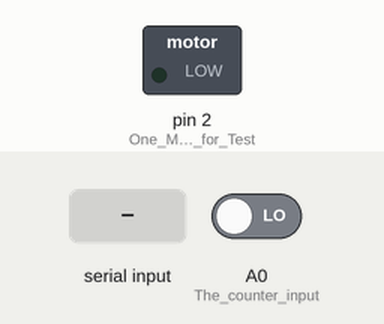
Simulated run of this sketch. Board: Arduino Uno, built with avr-gcc and run on an emulated ATmega328P. Shown: switched loads named in the sketch (green lamp = pin HIGH). Inputs (shaded band) come from the test bench; at power-on: A0 (The_counter_input) LOW. What the sketch prints to the serial monitor is not drawn.

Above: at 1.2 s.
1.3 s: "1" received over Serial
At 2.0 s:
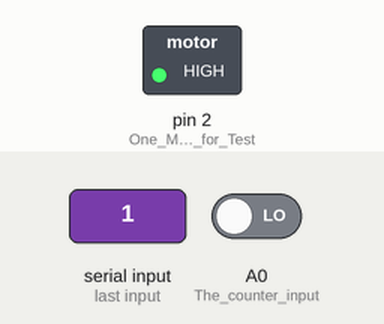
4.3 s: "0" received over Serial
At 5.5 s:
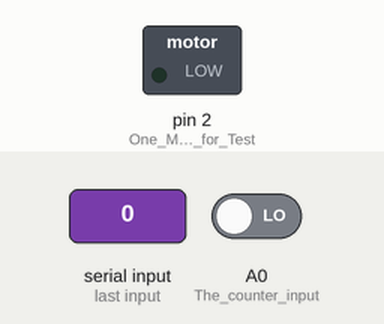
Timing chart, 0 to 7.3 s (numbered marks = the images above; inputs shaded):
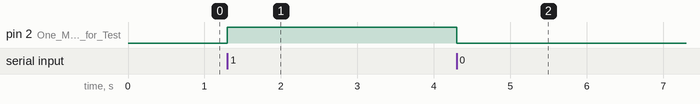

Measured:
- after the input at 1.3 s, pin 2 (One_Motordriver_for_Test): LOW → HIGH at once
- after the input at 4.3 s, pin 2 (One_Motordriver_for_Test): HIGH → LOW at once

The sketch:

c_trone_test.ino
```cpp
////////////////////////////////////////////////////////////
//   This is a smal sketch to try out the motor controller
//   and the counter
////////////////////////////////////////////////////////////


int lastState=LOW;
int count = 0;

void setup() {
  Serial.begin(9600);

  pinMode(2, OUTPUT);    // One Motordriver for Test
  pinMode(A0, INPUT);    // The counter input

  digitalWrite(2,LOW);

  Serial.println("==== c-trone ready ======");
}

void loop() {
  char c;
  int relay;

  // put your main code here, to run repeatedly:
  if (Serial.available()) {
    c = Serial.read();

    if (c == '0') {
      digitalWrite(2,LOW);   // Manual off
      count = 0;
    }
    if (c == '1') digitalWrite(2,HIGH);  // Manual on
  }

  relay = digitalRead(A0);
  if ((relay == HIGH) && (lastState == LOW)) {
    Serial.println(count);
    count++;
    delay(250);
  }
  lastState = relay;
}
```
